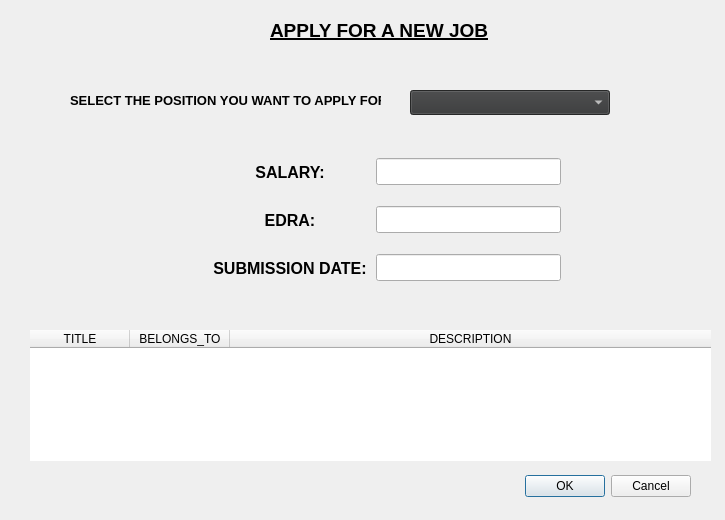
<?xml version="1.0" encoding="UTF-8"?>
<ui version="4.0">
 <class>UpdateApplications</class>
 <widget class="QDialog" name="UpdateApplications">
  <property name="geometry">
   <rect>
    <x>0</x>
    <y>0</y>
    <width>725</width>
    <height>520</height>
   </rect>
  </property>
  <property name="windowTitle">
   <string>Dialog</string>
  </property>
  <widget class="QDialogButtonBox" name="buttonBox">
   <property name="geometry">
    <rect>
     <x>350</x>
     <y>470</y>
     <width>341</width>
     <height>32</height>
    </rect>
   </property>
   <property name="orientation">
    <enum>Qt::Horizontal</enum>
   </property>
   <property name="standardButtons">
    <set>QDialogButtonBox::Cancel|QDialogButtonBox::Ok</set>
   </property>
  </widget>
  <widget class="QLabel" name="label">
   <property name="geometry">
    <rect>
     <x>70</x>
     <y>80</y>
     <width>311</width>
     <height>41</height>
    </rect>
   </property>
   <property name="font">
    <font>
     <pointsize>10</pointsize>
     <weight>75</weight>
     <bold>true</bold>
    </font>
   </property>
   <property name="text">
    <string>SELECT THE POSITION YOU WANT TO APPLY FOR:</string>
   </property>
  </widget>
  <widget class="QComboBox" name="comboBox_applications">
   <property name="geometry">
    <rect>
     <x>410</x>
     <y>90</y>
     <width>200</width>
     <height>25</height>
    </rect>
   </property>
   <property name="sizePolicy">
    <sizepolicy hsizetype="Fixed" vsizetype="Fixed">
     <horstretch>0</horstretch>
     <verstretch>0</verstretch>
    </sizepolicy>
   </property>
   <property name="minimumSize">
    <size>
     <width>200</width>
     <height>25</height>
    </size>
   </property>
   <property name="maximumSize">
    <size>
     <width>200</width>
     <height>25</height>
    </size>
   </property>
   <property name="styleSheet">
    <string notr="true">background: #353637;
color: white;
font: 12px;
</string>
   </property>
   <item>
    <property name="text">
     <string/>
    </property>
   </item>
  </widget>
  <widget class="QTableWidget" name="req_table">
   <property name="geometry">
    <rect>
     <x>30</x>
     <y>330</y>
     <width>681</width>
     <height>131</height>
    </rect>
   </property>
   <property name="styleSheet">
    <string notr="true">border: transparent;
</string>
   </property>
   <property name="editTriggers">
    <set>QAbstractItemView::NoEditTriggers</set>
   </property>
   <attribute name="horizontalHeaderStretchLastSection">
    <bool>true</bool>
   </attribute>
   <column>
    <property name="text">
     <string>TITLE</string>
    </property>
   </column>
   <column>
    <property name="text">
     <string>BELONGS_TO</string>
    </property>
   </column>
   <column>
    <property name="text">
     <string>DESCRIPTION</string>
    </property>
   </column>
  </widget>
  <widget class="QLabel" name="label_2">
   <property name="geometry">
    <rect>
     <x>270</x>
     <y>10</y>
     <width>231</width>
     <height>41</height>
    </rect>
   </property>
   <property name="font">
    <font>
     <pointsize>14</pointsize>
     <weight>75</weight>
     <bold>true</bold>
     <underline>true</underline>
    </font>
   </property>
   <property name="text">
    <string>APPLY FOR A NEW JOB</string>
   </property>
  </widget>
  <widget class="QWidget" name="verticalLayoutWidget">
   <property name="geometry">
    <rect>
     <x>210</x>
     <y>150</y>
     <width>351</width>
     <height>141</height>
    </rect>
   </property>
   <layout class="QVBoxLayout" name="verticalLayout">
    <item>
     <layout class="QHBoxLayout" name="horizontalLayout">
      <item>
       <widget class="QLabel" name="label_salary">
        <property name="sizePolicy">
         <sizepolicy hsizetype="Fixed" vsizetype="Fixed">
          <horstretch>0</horstretch>
          <verstretch>0</verstretch>
         </sizepolicy>
        </property>
        <property name="minimumSize">
         <size>
          <width>160</width>
          <height>40</height>
         </size>
        </property>
        <property name="font">
         <font>
          <pointsize>12</pointsize>
          <weight>75</weight>
          <bold>true</bold>
         </font>
        </property>
        <property name="text">
         <string>SALARY:</string>
        </property>
        <property name="alignment">
         <set>Qt::AlignCenter</set>
        </property>
       </widget>
      </item>
      <item>
       <widget class="QLineEdit" name="lineEdit_salary">
        <property name="enabled">
         <bool>true</bool>
        </property>
        <property name="sizePolicy">
         <sizepolicy hsizetype="Expanding" vsizetype="Fixed">
          <horstretch>0</horstretch>
          <verstretch>0</verstretch>
         </sizepolicy>
        </property>
        <property name="font">
         <font>
          <pointsize>12</pointsize>
         </font>
        </property>
        <property name="alignment">
         <set>Qt::AlignCenter</set>
        </property>
        <property name="readOnly">
         <bool>true</bool>
        </property>
       </widget>
      </item>
     </layout>
    </item>
    <item>
     <layout class="QHBoxLayout" name="horizontalLayout_2">
      <item>
       <widget class="QLabel" name="label_edra">
        <property name="sizePolicy">
         <sizepolicy hsizetype="Fixed" vsizetype="Fixed">
          <horstretch>0</horstretch>
          <verstretch>0</verstretch>
         </sizepolicy>
        </property>
        <property name="minimumSize">
         <size>
          <width>160</width>
          <height>40</height>
         </size>
        </property>
        <property name="font">
         <font>
          <pointsize>12</pointsize>
          <weight>75</weight>
          <bold>true</bold>
         </font>
        </property>
        <property name="text">
         <string>EDRA:</string>
        </property>
        <property name="alignment">
         <set>Qt::AlignCenter</set>
        </property>
       </widget>
      </item>
      <item>
       <widget class="QLineEdit" name="lineEdit_edra">
        <property name="enabled">
         <bool>true</bool>
        </property>
        <property name="sizePolicy">
         <sizepolicy hsizetype="Expanding" vsizetype="Fixed">
          <horstretch>0</horstretch>
          <verstretch>0</verstretch>
         </sizepolicy>
        </property>
        <property name="font">
         <font>
          <pointsize>12</pointsize>
         </font>
        </property>
        <property name="alignment">
         <set>Qt::AlignCenter</set>
        </property>
        <property name="readOnly">
         <bool>true</bool>
        </property>
       </widget>
      </item>
     </layout>
    </item>
    <item>
     <layout class="QHBoxLayout" name="horizontalLayout_3">
      <item>
       <widget class="QLabel" name="label_subDate">
        <property name="sizePolicy">
         <sizepolicy hsizetype="Fixed" vsizetype="Fixed">
          <horstretch>0</horstretch>
          <verstretch>0</verstretch>
         </sizepolicy>
        </property>
        <property name="minimumSize">
         <size>
          <width>160</width>
          <height>40</height>
         </size>
        </property>
        <property name="font">
         <font>
          <pointsize>12</pointsize>
          <weight>75</weight>
          <bold>true</bold>
         </font>
        </property>
        <property name="text">
         <string>SUBMISSION DATE:</string>
        </property>
        <property name="alignment">
         <set>Qt::AlignCenter</set>
        </property>
       </widget>
      </item>
      <item>
       <widget class="QLineEdit" name="lineEdit_subDate">
        <property name="enabled">
         <bool>true</bool>
        </property>
        <property name="sizePolicy">
         <sizepolicy hsizetype="Expanding" vsizetype="Fixed">
          <horstretch>0</horstretch>
          <verstretch>0</verstretch>
         </sizepolicy>
        </property>
        <property name="font">
         <font>
          <pointsize>12</pointsize>
         </font>
        </property>
        <property name="alignment">
         <set>Qt::AlignCenter</set>
        </property>
        <property name="readOnly">
         <bool>true</bool>
        </property>
       </widget>
      </item>
     </layout>
    </item>
   </layout>
  </widget>
 </widget>
 <resources/>
 <connections>
  <connection>
   <sender>buttonBox</sender>
   <signal>accepted()</signal>
   <receiver>UpdateApplications</receiver>
   <slot>accept()</slot>
   <hints>
    <hint type="sourcelabel">
     <x>248</x>
     <y>254</y>
    </hint>
    <hint type="destinationlabel">
     <x>157</x>
     <y>274</y>
    </hint>
   </hints>
  </connection>
  <connection>
   <sender>buttonBox</sender>
   <signal>rejected()</signal>
   <receiver>UpdateApplications</receiver>
   <slot>reject()</slot>
   <hints>
    <hint type="sourcelabel">
     <x>316</x>
     <y>260</y>
    </hint>
    <hint type="destinationlabel">
     <x>286</x>
     <y>274</y>
    </hint>
   </hints>
  </connection>
 </connections>
</ui>
